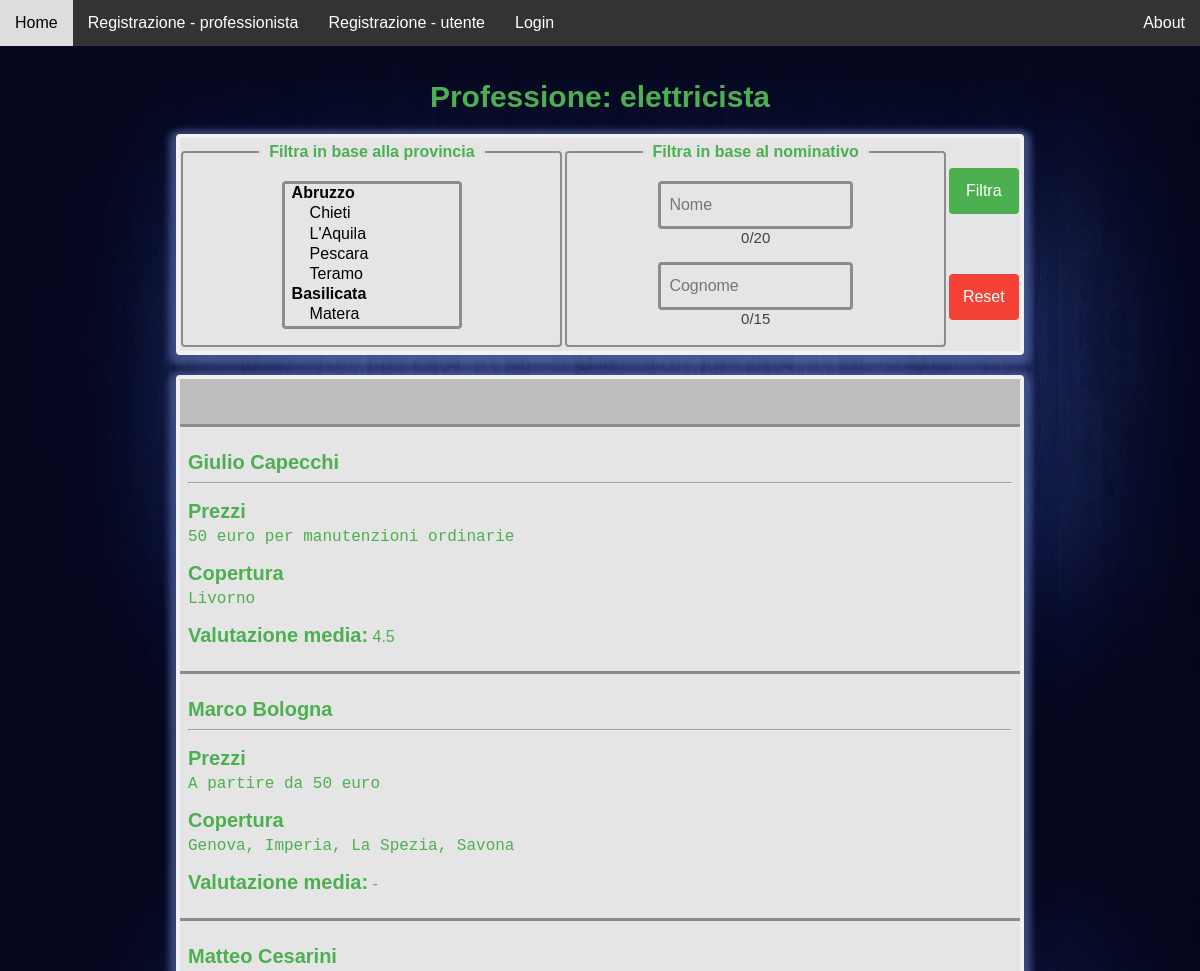
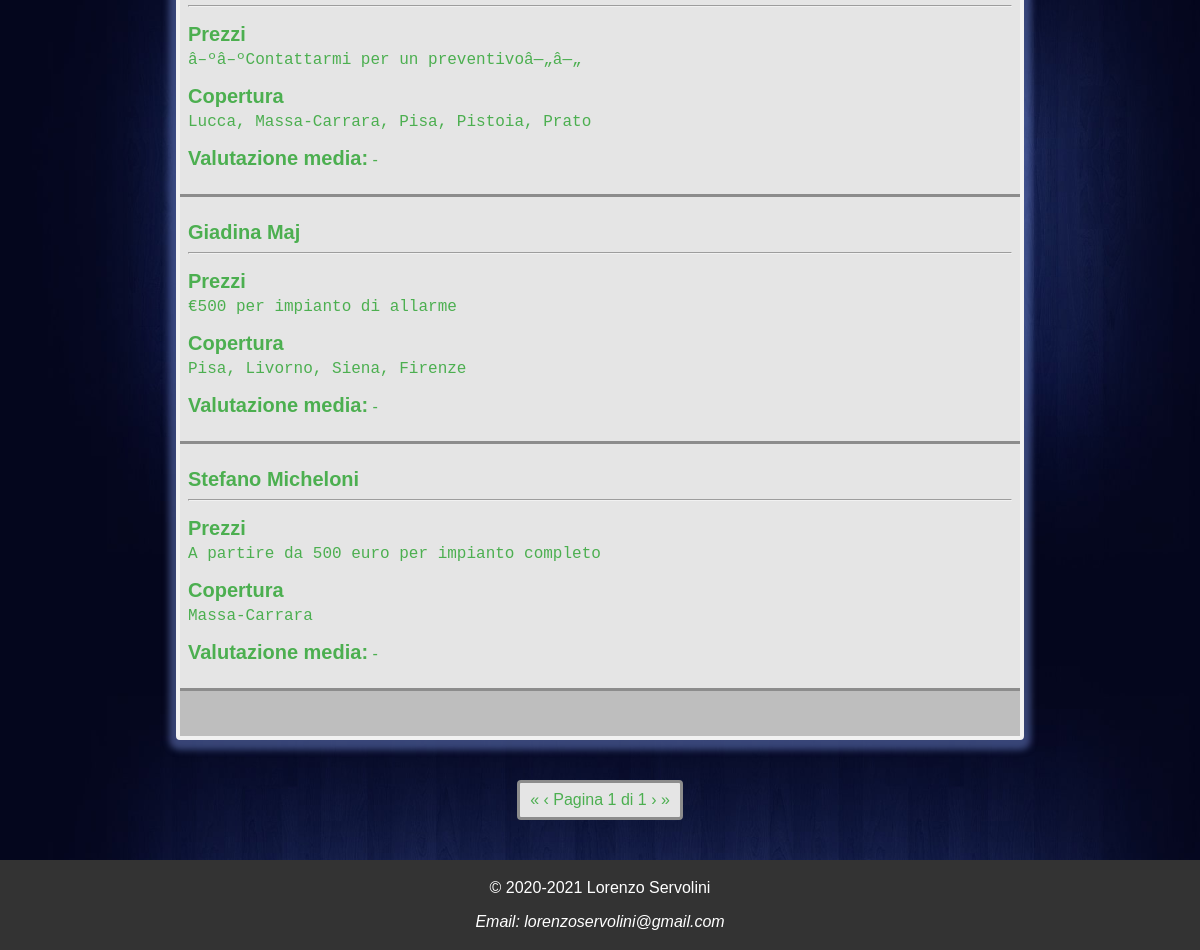
Screenshot of /php/ricerca.php?professione=Elettricista with the database file from the repository (2 pictures, top to bottom).
### tables this page shows
CREATE TABLE IF NOT EXISTS `professionista` (
  `Email` varchar(50) NOT NULL,
  `Password` char(60) NOT NULL,
  `Genere` char(1) NOT NULL,
  `Nome` varchar(20) NOT NULL,
  `Cognome` varchar(15) NOT NULL,
  `Professione` varchar(20) NOT NULL,
  `Prezzi` varchar(130) DEFAULT NULL,
  `Copertura` varchar(1000) NOT NULL,
  `Descrizione` varchar(200) DEFAULT NULL,
  `Contatti` varchar(100) DEFAULT NULL,
  `Orari` varchar(300) DEFAULT NULL,
  `CondivisioneStorico` tinyint(1) NOT NULL COMMENT 'True (=1) se il professionista ha accettato di condividere lo storico degli interventi con tutti gli altri professionisti'
);

### php/assets/sessione-manager.php (called while the page is built, shortened)
<?php
function isLogged() {
    return isset($_SESSION['SB-logged']);
}

### php/assets/database-manager.php (called while the page is built, shortened)
<?php
class DatabaseManager {
    private $host = "127.0.0.1";
    private $user = "root";
    private $password = "";
    private $database = "subitoprofessionista";
    private $connection = null;
    public function isOpened(){
        return ($this->connection !== NULL);
    }
    private function openConnection(){
        if(!$this->isOpened()){
            $this->connection = mysqli_connect($this->host, $this->user, $this->password, $this->database)
            or die ("Connessione al database fallita: (" .  mysqli_connect_errno() . ") " . mysqli_connect_error());
        }
    }
    public function closeConnection(){
        if($this->isOpened()){
            $this->connection = null;
        }
    }
    public function prepared_query($query, $params) {
        $stmt = $this->connection->prepare($query);
        $values = array();
        $types = '';
        foreach($params as $type => &$value) {
            if(is_array($value)) {
                foreach($value as &$param) {
                    $values[] = &$param;
                    $types .= $type;
                }
            } else {
                $values[] = &$value;
                $types .= $type;
            }
        }
        if (call_user_func_array(array($stmt, 'bind_param'), array_merge(array($types), $values)) === FALSE)
            die("bind_param() fallita: (" . $stmt->errno . ") " . $stmt->error);
        if (!$stmt->execute())
            die("execute() fallita: (" . $stmt->errno . ") " . $stmt->error);
        return $stmt;
    }
    public function getResult($stmt) {
        $result = $stmt->get_result() or die("get_result() fallita: (" . $stmt->errno . ") " . $stmt->error);
        return $result;
    }
    public function query($query) {
        $result = $this->connection->query($query) or die("Query fallita: " . mysqli_error($this->connection));
        return $result;
    }
    public function fetch($result, $column = '', $type = '') {
        if($column !== '') {
            switch($type) {
                default:
                    $out_value = $result->fetch_assoc()[$column];
                    break;
            }
        }
        else {
            switch($type) {
                default:
                    $out_value = $result->fetch_assoc();
                    break;
            }
        }
        return $out_value;
    }
}
$database = new DatabaseManager();

### php/assets/regioni-province-menu.php (the view, shortened to what this page needs)
<?php
require_once __DIR__ . "/database-manager.php";
function buildProvincesMenu($tabIndex, $label, $title, $required = false, $size = 6, $selected = null) {
    global $database;
    echo '<select class="input-field" id="province" name="province[]" title="' . $title . '"' . ($tabIndex === null ? '' : ' tabindex="' . $tabIndex . '"') . ($required ? ' required' : '') . ' size="' . $size . '" multiple>';
    $regioni = $database->query("SELECT Nome FROM regione");
    while ($row = $database->fetch($regioni)) {
        $regione = $row['Nome'];
        echo '<optgroup label="' . $regione . '">';
        $province = $database->query("SELECT Nome FROM provincia WHERE Regione = '" . str_replace("'", "\\'", $regione) . "';");
        while ($row1 = $database->fetch($province)) {
            $provincia = $row1['Nome'];
            echo '<option value="' . $provincia . '"';
            echo '>' . $provincia . '</option>';
        }
        echo '</optgroup>';
    }
    echo '</select>';
}

### php/ricerca.php (shortened to what this page needs)
<?php
    require_once __DIR__ . "/assets/sessione-manager.php";
    $professione = $_GET['professione'];
    $nome = null;
    $cognome = null;
    require_once __DIR__ . "/assets/database-manager.php";
    require_once __DIR__ . "/assets/paginator.php";
    require_once __DIR__ . "/assets/regioni-province-menu.php";
    global $database;
?>
<!DOCTYPE html>
<html lang="it">
<head>
    <link rel="stylesheet" type="text/css" href="../css/layout.css">
</head>
<body onload="addFilterHandlers();">
    <nav>
        <ul>
            <li><a href="../index.php">Home</a></li>
            <?php
            if(isLogged()) {
                echo '<li><a href="scheda-personale.php?email=' . getLoginEmail() . '">Scheda personale</a></li>';
                echo '<li class="right"><a href="logout.php">Logout</a></li>';
            }
            else {
                echo '<li><a href="registra-professionista/registrazione.php">Registrazione - professionista</a></li>';
                echo '<li><a href="registra-utente/registrazione.php">Registrazione - utente</a></li>';
                echo '<li><a href="login/login.php">Login</a></li>';
            }
            ?>
            <li class="right"><a href="manuale.php">About</a></li>
        </ul>
    </nav>
    <div class="page-container">
        <?php
            $select = "p.Email, p.Nome, p.Cognome, p.Prezzi, p.Copertura, AVG(r.Stelle) AS media";
            $from = "professionista p LEFT OUTER JOIN recensione r ON p.Email = r.Target";
            $where = "p.Professione = ?";
            $group = "p.Email";
            $order = "media DESC, p.Cognome ASC, p.Nome ASC";
            $param = array($professione);
            $paging = new MultiPage($select, $from, $where, $group, $order, $param, 8);
            echo '<h1>Professione: ' . strtolower($professione) . '</h1>';
            echo '<form action="ricerca.php" method="get" id="filtra" class="pannello">';
            echo '<fieldset>';
            echo '<legend><b>Filtra in base alla provincia</b></legend>';
            buildProvincesMenu(null, '', null, false, 7, $province);
            echo '</fieldset>';
            echo '<fieldset>';
            echo '<legend><b>Filtra in base al nominativo</b></legend>';
            echo '<input class="input-field long" id="name" type="text" placeholder="Nome" name="name" title="Nome di al massimo 20 caratteri" maxlength="20" pattern="[A-Za-z][A-Za-z ]{0,19}" autocomplete="on"';
            if($nome !== null)
                echo ' value="' . Validation::purify($nome) . '"';
            echo '>';
            echo '<div class="contatore"></div>';
            echo '<input class="input-field long" id="surname" type="text" placeholder="Cognome" name="surname" title="Cognome di al massimo 15 caratteri" maxlength="15" pattern="[A-Za-z][A-Za-z ]{0,14}" autocomplete="on"';
            if($cognome !== null)
                echo ' value="' . Validation::purify($cognome) . '"';
            echo '>';
            echo '<div class="contatore"></div>';
            echo '</fieldset>';
            echo '<div id="button-container">';
            echo '<button type="submit" class="submit" disabled>Filtra</button>';
            echo '<button type="reset" class="cancel">Reset</button>';
            echo '</div></form>';
            echo '<div id="search-result" class="pannello">';
            $result = $paging->getCurrentPageItems();
            while ($row = $database->fetch($result)) {
                $email = $row['Email'];
                $nominativo = $row['Nome'] . ' ' . $row['Cognome'];
                $prezzi = ($row['Prezzi'] === null ? '//' : $row['Prezzi']);
                $copertura = str_replace(',', ', ', $row['Copertura']);
                $media = ($row['media'] === null ? '-' : round($row['media'], 1));
                echo "<a href=\"scheda-personale.php?email={$email}\">";
                echo '<p><b>' . $nominativo . '</b></p>';
                echo '<hr>';
                echo '<p><b>Prezzi</b></p>';
                echo '<pre>' . $prezzi . '</pre>';
                echo '<p><b>Copertura</b></p>';
                echo '<pre>' . $copertura . '</pre>';
                echo '<p class="valutazione"><b>Valutazione media:</b> ' . $media . '</p>';
                echo '</a>';
            }
            echo '</div>';
            echo ($paging->toHtml("ricerca.php?professione={$professione}"));
        ?>
    </div>
</body>
</html>

### css/layout.css (style rules this page uses)
body { display: flex; flex-direction: column; word-wrap: break-word; margin: 0; background-color: lightskyblue; background-image: url('../img/background.jpg'); background-repeat: repeat-y; background-size: cover; font-family: Verdana, Helvetica, sans-serif; font-size: 16px; height: 100vh; }
.page-container { margin-top: 60px; color: #4caf50; }
h1 { text-align: center; font-size: 30px; }
hr { border: 1px inset #f1f1f1; }
input { padding: 12px 20px; outline: none; }
select { cursor: pointer; outline: none; }
button { cursor: pointer; outline: none; }
button:disabled { pointer-events: none; }
button.submit { background-color: #4CAF50; color: white; padding: 14px; margin: 8px 0; border: none; border-radius:4px; font-family: inherit; font-size: inherit; transition: background-color 0.5s; }
button.cancel { background-color: #f44336; color: white; padding: 14px; margin: 8px 0; border: none; border-radius:4px; font-family: inherit; font-size: inherit; transition: background-color 0.5s; }
a { text-decoration: none; outline: none; color: inherit; }
footer { color: white; background-color: #333333; margin: auto 0 0 0; padding: 3px; font-size: inherit; font-family: inherit; text-align: center; }
.input-field { margin: 8px auto; border: 3px solid #8c8c8c; border-radius: 4px; background-color: #e5e5e5; font-family: inherit; font-size: inherit; transition: border-color 0.4s; }
.input-field + .contatore { width: 262px; margin: -8px auto 8px; font-size: 15px; color: #404040; }
select.input-field[multiple] { padding: 0 5px; }
.pannello { border: 4px solid #f1f1f1; width: 70%; margin: 0 auto 40px auto; background-color: #bebebe; border-radius: 4px; box-shadow: 0 3px 6px 7px rgba(106, 127, 200, 0.5); }
nav ul { background-color: #333333; list-style-type: none; margin: 0; padding: 0; overflow: hidden; position: fixed; top: 0; width: 100%; }
nav ul li { float: left; }
nav ul li.right { float: right; }
nav ul li a { display: block; color: white; text-align: center; padding: 14px 15px; font-size: inherit; font-family: inherit; transition: color 0.7s, background-color 0.7s; }
#search-result > a { display: block; padding: 8px 8px; border-top: 3px solid #8c8c8c; margin: 0; background-color: #e5e5e5; font-family: inherit; font-size: inherit; }
#search-result > a:first-child { margin-top: 45px; }
#search-result > a:last-child { margin-bottom: 45px; border-bottom: 3px solid #8c8c8c; }
#search-result > a > p { margin-bottom: 0; }
#search-result > a > p.valutazione { margin-bottom: 16px; }
#search-result > a > p > b { font-size: 20px; }
#search-result > a > pre { margin-top: 5px; white-space: pre-wrap; }
#filtra { text-align: center; margin: 20px auto; background-color: #e5e5e5; display: flex; flex-direction: row; flex-wrap: wrap; justify-content: space-around; align-items: stretch; }
#filtra fieldset { display: inline; width: 43%; margin: 0 0 4px 0; padding: 7px 8px; border: 2px solid #8c8c8c; border-radius: 4px; font-family: inherit; font-size: inherit; text-align: center; }
#filtra fieldset > legend { padding: 5px 10px; }
#filtra .input-field { margin: 8px 0; }
#filtra .input-field:not([multiple]) { padding: 12px 0 12px 8px; }
#filtra select.input-field { width: 50%; }
#filtra input.input-field { width: 36%; }
#filtra input.input-field.long { width: 50%; }
#filtra #button-container { display: flex; flex-direction: column; justify-content: space-around; }
#filtra #button-container > button.submit { margin: 0; }
#filtra #button-container > button.cancel { margin: 0; }

### rows the page displays
professionista: nominativo "Giulio Capecchi", Prezzi "50 euro per manutenzioni ordinarie", Copertura "Livorno", media "4.5"
professionista: nominativo "Marco Bologna", Prezzi "A partire da 50 euro", Copertura "Genova, Imperia, La Spezia, Savona", media "-"
professionista: nominativo "Matteo Cesarini", Prezzi "â–ºâ–ºContattarmi per un preventivoâ—„â—„", Copertura "Lucca, Massa-Carrara, Pisa, Pistoia, Prato", media "-"
professionista: nominativo "Giadina Maj", Prezzi "€500 per impianto di allarme", Copertura "Pisa, Livorno, Siena, Firenze", media "-"
professionista: nominativo "Stefano Micheloni", Prezzi "A partire da 500 euro per impianto completo", Copertura "Massa-Carrara", media "-"

### other values shown
$professione "elettricista"
$this->page "1"
$this->pages "1"
